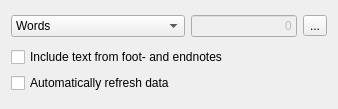
<ui version="4.0" >
 <class>KWStatisticsDocker</class>
 <widget class="QWidget" name="KWStatisticsDocker" >
  <property name="geometry" >
   <rect>
    <x>0</x>
    <y>0</y>
    <width>338</width>
    <height>109</height>
   </rect>
  </property>
  <property name="windowTitle" >
   <string>Form</string>
  </property>
  <layout class="QVBoxLayout" >
   <item>
    <layout class="QHBoxLayout" >
     <item>
      <widget class="QComboBox" name="statistics" >
       <property name="currentIndex" >
        <number>0</number>
       </property>
       <item>
        <property name="text" >
         <string>Words</string>
        </property>
       </item>
       <item>
        <property name="text" >
         <string>Sentences</string>
        </property>
       </item>
       <item>
        <property name="text" >
         <string>Syllables</string>
        </property>
       </item>
       <item>
        <property name="text" >
         <string>Lines</string>
        </property>
       </item>
       <item>
        <property name="text" >
         <string>Characters incl. spaces</string>
        </property>
       </item>
       <item>
        <property name="text" >
         <string>Characters without spaces</string>
        </property>
       </item>
       <item>
        <property name="text" >
         <string>Flesch reading ease</string>
        </property>
       </item>
      </widget>
     </item>
     <item>
      <widget class="QLineEdit" name="count" >
       <property name="enabled" >
        <bool>false</bool>
       </property>
       <property name="text" >
        <string>0</string>
       </property>
       <property name="alignment" >
        <set>Qt::AlignRight|Qt::AlignTrailing|Qt::AlignVCenter</set>
       </property>
      </widget>
     </item>
     <item>
      <widget class="QToolButton" name="refresh" >
       <property name="text" >
        <string>...</string>
       </property>
      </widget>
     </item>
    </layout>
   </item>
   <item>
    <layout class="QVBoxLayout" >
     <item>
      <widget class="QCheckBox" name="footEndNotes" >
       <property name="text" >
        <string>Include text from foot- and endnotes</string>
       </property>
      </widget>
     </item>
     <item>
      <widget class="QCheckBox" name="autoRefresh" >
       <property name="text" >
        <string>Automatically refresh data</string>
       </property>
      </widget>
     </item>
    </layout>
   </item>
  </layout>
 </widget>
 <resources/>
 <connections/>
</ui>
